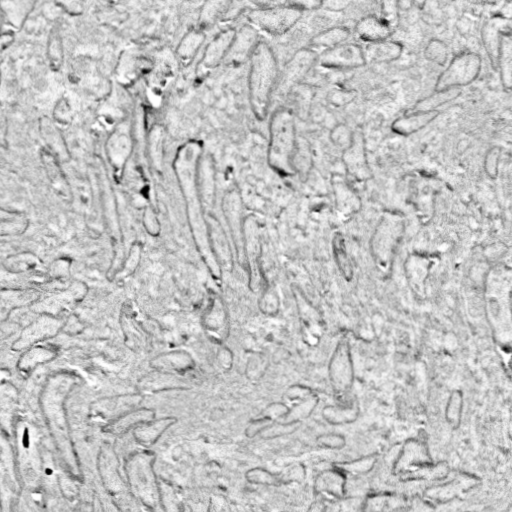
#> input picture Image_original/033_aligned_cropped.tif, 512 x 512 px
$ jupyter execute clahe.ipynb
#> lines starting #> are read from the running program, lines starting #| are printed output that depends on the picture
[cell 1]
import cv2
import numpy as np
from matplotlib import pyplot as plt

img = cv2.imread('033_aligned_cropped.tif',0)
#> img is the input picture: shape (512, 512); min 1, max 254, mean 194.7

hist,bins = np.histogram(img.flatten(),256,[0,256])
#> hist = 256 values, max 4882 at index 206, min 0 at index 0, mean 1024; bins = 257 values from 0 to 256

cdf = hist.cumsum()
#> cdf = 256 values from 0 to 262144
cdf_normalized = cdf * hist.max()/ cdf.max()
#> cdf_normalized = 256 values from 0 to 4882

plt.plot(cdf_normalized, color = 'b')
plt.hist(img.flatten(),256,[0,256], color = 'r')
plt.xlim([0,256])
plt.legend(('cdf','histogram'), loc = 'upper left')
plt.show()
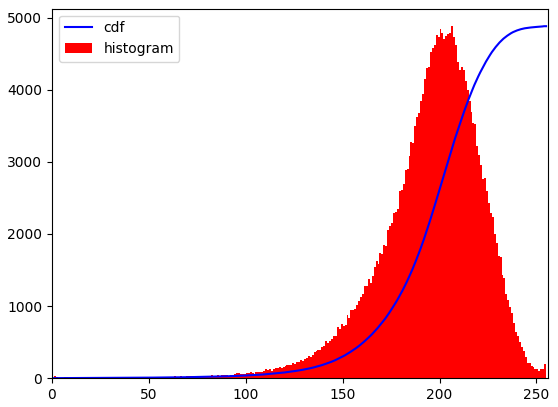
#> figure drawn by matplotlib, 1 panel; tallest bar 4882 high, from x = 206 to 207; curve peaks at x = 254, y = 4882

[cell 2]
clahe = cv2.createCLAHE(clipLimit=2.0, tileGridSize=(8,8))
cl1 = clahe.apply(img)
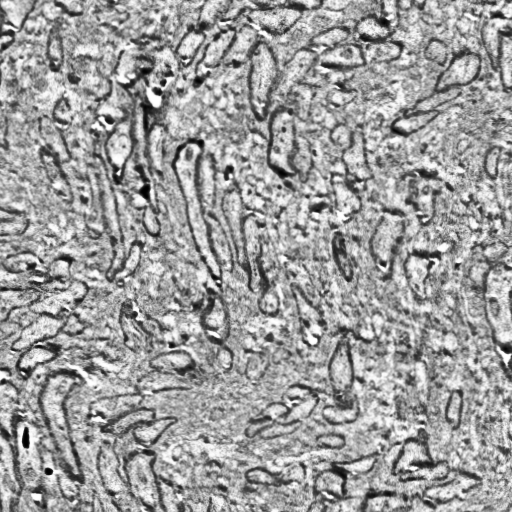
#> cl1: shape (512, 512); min 1, max 255, mean 157.9

cv2.imwrite('033_test.tif',cl1)
#> Out = True

[cell 3]
import cv2
import numpy as np
import os
import sys

path = raw_input("Input the path of the folder:")
#> the answer given: .
